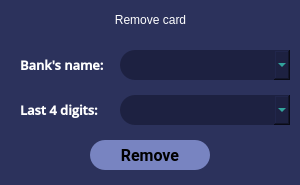
    <widget class="QWidget" name="profil_10" native="true">
     <property name="geometry">
      <rect>
       <x>360</x>
       <y>325</y>
       <width>300</width>
       <height>185</height>
      </rect>
     </property>
     <property name="minimumSize">
      <size>
       <width>0</width>
       <height>0</height>
      </size>
     </property>
     <property name="maximumSize">
      <size>
       <width>1000</width>
       <height>1000</height>
      </size>
     </property>
     <property name="styleSheet">
      <string notr="true">background-color: #2c325c;
border-radius:10px;</string>
     </property>
     <widget class="QLabel" name="label_4">
      <property name="geometry">
       <rect>
        <x>0</x>
        <y>10</y>
        <width>301</width>
        <height>20</height>
       </rect>
      </property>
      <property name="styleSheet">
       <string notr="true">color: #fff;
font: 57 11pt &quot;Roboto Medium&quot;;
background-color: none;</string>
      </property>
      <property name="text">
       <string>&lt;html&gt;&lt;head/&gt;&lt;body&gt;&lt;p align=&quot;center&quot;&gt;Remove card&lt;/p&gt;&lt;/body&gt;&lt;/html&gt;</string>
      </property>
     </widget>
     <widget class="QWidget" name="payment_prise_3" native="true">
      <property name="geometry">
       <rect>
        <x>10</x>
        <y>45</y>
        <width>280</width>
        <height>40</height>
       </rect>
      </property>
      <property name="minimumSize">
       <size>
        <width>280</width>
        <height>40</height>
       </size>
      </property>
      <property name="maximumSize">
       <size>
        <width>280</width>
        <height>40</height>
       </size>
      </property>
      <property name="styleSheet">
       <string notr="true">border: none;</string>
      </property>
      <widget class="QLabel" name="prisepyment_8">
       <property name="geometry">
        <rect>
         <x>10</x>
         <y>5</y>
         <width>91</width>
         <height>30</height>
        </rect>
       </property>
       <property name="minimumSize">
        <size>
         <width>0</width>
         <height>30</height>
        </size>
       </property>
       <property name="maximumSize">
        <size>
         <width>16777215</width>
         <height>30</height>
        </size>
       </property>
       <property name="font">
        <font>
         <family>Open Sans SemiBold</family>
         <pointsize>10</pointsize>
         <weight>75</weight>
         <bold>true</bold>
        </font>
       </property>
       <property name="styleSheet">
        <string notr="true">color: #ffffff;
border: 0;
background-color: 0;</string>
       </property>
       <property name="text">
        <string>Bank's name:</string>
       </property>
      </widget>
      <widget class="QComboBox" name="select_bank">
       <property name="geometry">
        <rect>
         <x>110</x>
         <y>5</y>
         <width>170</width>
         <height>30</height>
        </rect>
       </property>
       <property name="minimumSize">
        <size>
         <width>170</width>
         <height>30</height>
        </size>
       </property>
       <property name="maximumSize">
        <size>
         <width>130</width>
         <height>30</height>
        </size>
       </property>
       <property name="font">
        <font>
         <family>Roboto Medium</family>
         <pointsize>10</pointsize>
         <weight>50</weight>
         <bold>false</bold>
        </font>
       </property>
       <property name="styleSheet">
        <string notr="true">background-color: #1d2141;
color: #3ef3d3;
border-radius: 15px;
padding: 0 0 0 15px;</string>
       </property>
      </widget>
     </widget>
     <widget class="QPushButton" name="remove_card">
      <property name="geometry">
       <rect>
        <x>90</x>
        <y>140</y>
        <width>120</width>
        <height>30</height>
       </rect>
      </property>
      <property name="minimumSize">
       <size>
        <width>0</width>
        <height>30</height>
       </size>
      </property>
      <property name="maximumSize">
       <size>
        <width>280</width>
        <height>40</height>
       </size>
      </property>
      <property name="font">
       <font>
        <family>Roboto</family>
        <pointsize>12</pointsize>
        <weight>75</weight>
        <bold>true</bold>
       </font>
      </property>
      <property name="styleSheet">
       <string notr="true">background-color: #7884C1;
border-radius: 15px;
color: #000000;</string>
      </property>
      <property name="text">
       <string>Remove</string>
      </property>
      <attribute name="buttonGroup">
       <string notr="true">card_buttons</string>
      </attribute>
     </widget>
     <widget class="QWidget" name="payment_prise_5" native="true">
      <property name="geometry">
       <rect>
        <x>10</x>
        <y>90</y>
        <width>280</width>
        <height>40</height>
       </rect>
      </property>
      <property name="minimumSize">
       <size>
        <width>280</width>
        <height>40</height>
       </size>
      </property>
      <property name="maximumSize">
       <size>
        <width>280</width>
        <height>40</height>
       </size>
      </property>
      <property name="styleSheet">
       <string notr="true">border: none;</string>
      </property>
      <widget class="QLabel" name="prisepyment_11">
       <property name="geometry">
        <rect>
         <x>10</x>
         <y>5</y>
         <width>91</width>
         <height>30</height>
        </rect>
       </property>
       <property name="minimumSize">
        <size>
         <width>0</width>
         <height>30</height>
        </size>
       </property>
       <property name="maximumSize">
        <size>
         <width>16777215</width>
         <height>30</height>
        </size>
       </property>
       <property name="font">
        <font>
         <family>Open Sans SemiBold</family>
         <pointsize>10</pointsize>
         <weight>75</weight>
         <bold>true</bold>
        </font>
       </property>
       <property name="styleSheet">
        <string notr="true">color: #ffffff;
border: 0;
background-color: 0;</string>
       </property>
       <property name="text">
        <string>Last 4 digits:</string>
       </property>
      </widget>
      <widget class="QComboBox" name="select_digits">
       <property name="geometry">
        <rect>
         <x>110</x>
         <y>5</y>
         <width>170</width>
         <height>30</height>
        </rect>
       </property>
       <property name="minimumSize">
        <size>
         <width>170</width>
         <height>30</height>
        </size>
       </property>
       <property name="maximumSize">
        <size>
         <width>130</width>
         <height>30</height>
        </size>
       </property>
       <property name="font">
        <font>
         <family>Roboto Medium</family>
         <pointsize>10</pointsize>
         <weight>50</weight>
         <bold>false</bold>
        </font>
       </property>
       <property name="styleSheet">
        <string notr="true">background-color: #1d2141;
color: #3ef3d3;
border-radius: 15px;
padding: 0 0 0 15px;</string>
       </property>
      </widget>
     </widget>
    </widget>
